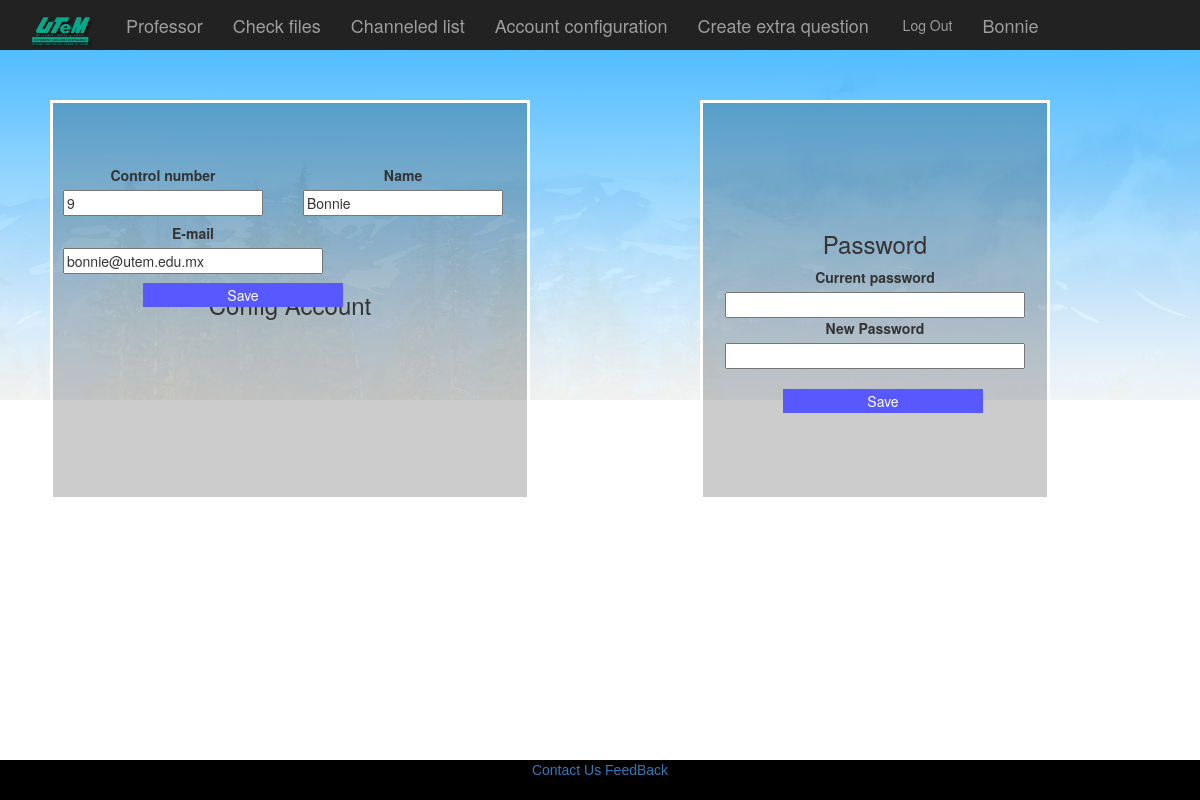
The page /view/configAccount.php (signed in) on the database its author committed.
### tables this page shows
CREATE TABLE `usertbl` (
  `id` int(11) NOT NULL,
  `password` varchar(60) NOT NULL,
  `nombre` varchar(50) NOT NULL,
  `correo` varchar(50) NOT NULL,
  `tipo_user` varchar(40) NOT NULL
);

### view/configAccount.php (the view, shortened to what this page needs)
<!DOCTYPE html>
<html>
<head>
		<?php
    $id=$_SESSION['id'];
	$query2="SELECT tipo_user FROM usertbl WHERE id=".$id;
	$result = mysql_query($query2);
	while ($row3 = mysql_fetch_array($result))
	{
		$tipo = $row3['tipo_user'];
		$tipo1 = "Alumno";
		$tipo2 = "Maestro";
		if ($tipo == $tipo1){
			include ("../header/head_home_alumno.php");
		}else
		if ($tipo == $tipo2){
			include ("../header/head_home_maestro.php");
		}
	}
 ?>
	<?php
			$user=$_SESSION['id'];
		$query="SELECT id, nombre, password, correo  FROM usertbl  WHERE   id='".$user."'";
		$resultado = mysql_query($query);
		while ($row = mysql_fetch_array($resultado))
		{
	?>
</head>
<body style="width:100%; background:transparent url(../images/imginicio/headr1.jpg) no-repeat; height:450px; position:relative;">
		<form action="../php/configaccount.php" method="post">
				<div style="position:absolute; left:50px; top:100px;text-align: center; z-index:1; border: solid #fff; background-color: rgba(0,0,0,.2); width: 480px; height: 400px; align-content: center;">
			<h3>Config Account</h3>
			<div style="position:absolute; left:10px; top:62px; z-index:1;">
				<label>Control number</label><br>
				<input style="width: 200px;" type="number" name="id" value="<?php echo $row['id']; ?>">
			</div>
			<div style="position:absolute; left:250px; top:62px; z-index:1;">
				<label>Name</label><br>
				<input style="width: 200px;" type="text" name="name" value="<?php echo $row['nombre']; ?>">
			</div>
			<div style="position:absolute; left:10px; top:120px; z-index:1;">
				<label>E-mail</label><br>
				<input style="width: 260px;" type="email" name="mail" value="<?php echo $row['correo']; ?>">
			</div>
			<div style="position:absolute; left:10px; top:180px; z-index:1;">
				<input class="button" type="submit" name="save" value="Save">
			</div>
			</div>
		</form>
		<form onsubmit="return validar()" action="../php/configpassword.php" method="post">
			<div style="position:absolute; left:700px; top:100px; z-index:1; border: solid #fff; background-color: rgba(0,0,0,.2); width: 350px; height: 400px; align-content: center; text-align: center;;">
			<h3>Password</h3>
			<div>
				<label>Current password</label><br>
				<input style="width: 300px;" type="password" id="pass" name="pass"><br>
				<label>New Password</label><br>
				<input style="width: 300px;" type="password" id="pass1" name="pass1"><br><br>
				<input class="button" type="submit" name="save" value="Save">
			</div>
				</div>
		</form>
</body>
<?php
		}
?>
</html>

### header/head_home_maestro.php (shortened to what this page needs)
<html>
<head>
	<?php
		$name=$_SESSION['nombre'];
	?>
		<link rel="stylesheet" type="text/css" href="../css/bootstrap.min.css">
		<link rel="stylesheet" type="text/js" href="../js/bootstrap.min.js">
		<link rel="stylesheet" type="text/css" href="../css/modal.css">
</head>
<body>
		<nav class="nav navbar-inverse">
			<div class="container-fluid">
				<div class="navbar-header">
					<a class="navbar-brand"><img style="width: 66px;" src="../images/logos/logo_login.png"></a>
					<a class="navbar-brand" href="../view/home_maestro.php?user=".$user> Professor </a>
				</div>
			<ul class="nav navbar-nav">
				<li><a class="navbar-brand" href="../subirpdf/lista2.php"> Check files </a></li>
				<li><a class="navbar-brand" href="../view/canalizacion.php"> Channeled list </a></li>
				<li><a class="navbar-brand" href="../view/configAccount.php"> Account configuration </a></li>
				<li><a class="navbar-brand" href="../view/pregunta_extra.html" data-toggle="modal" data-target="#myModal">Create extra question </a></li>
			</ul>
			<ul class="nav navbar-nav navbar-rigth">
				<li><a href="../php/closesion.php"><span class="glyphicon glyphicon-log.out"></span> Log Out </a></li>
				<li><a class="navbar-brand"><?php echo $name; ?></a></li>
			</ul>
		</div>
	</nav>
</body>
</html>

### view/configAccount.php (style rules this page uses)
.button { background: #5858FF; border: 1px solid #5858FF; color: white; width: 200px; position: absolute;left: 80px; }

### rows shown on the page
usertbl: id "9", name "Bonnie", mail "bonnie@utem.edu.mx"
